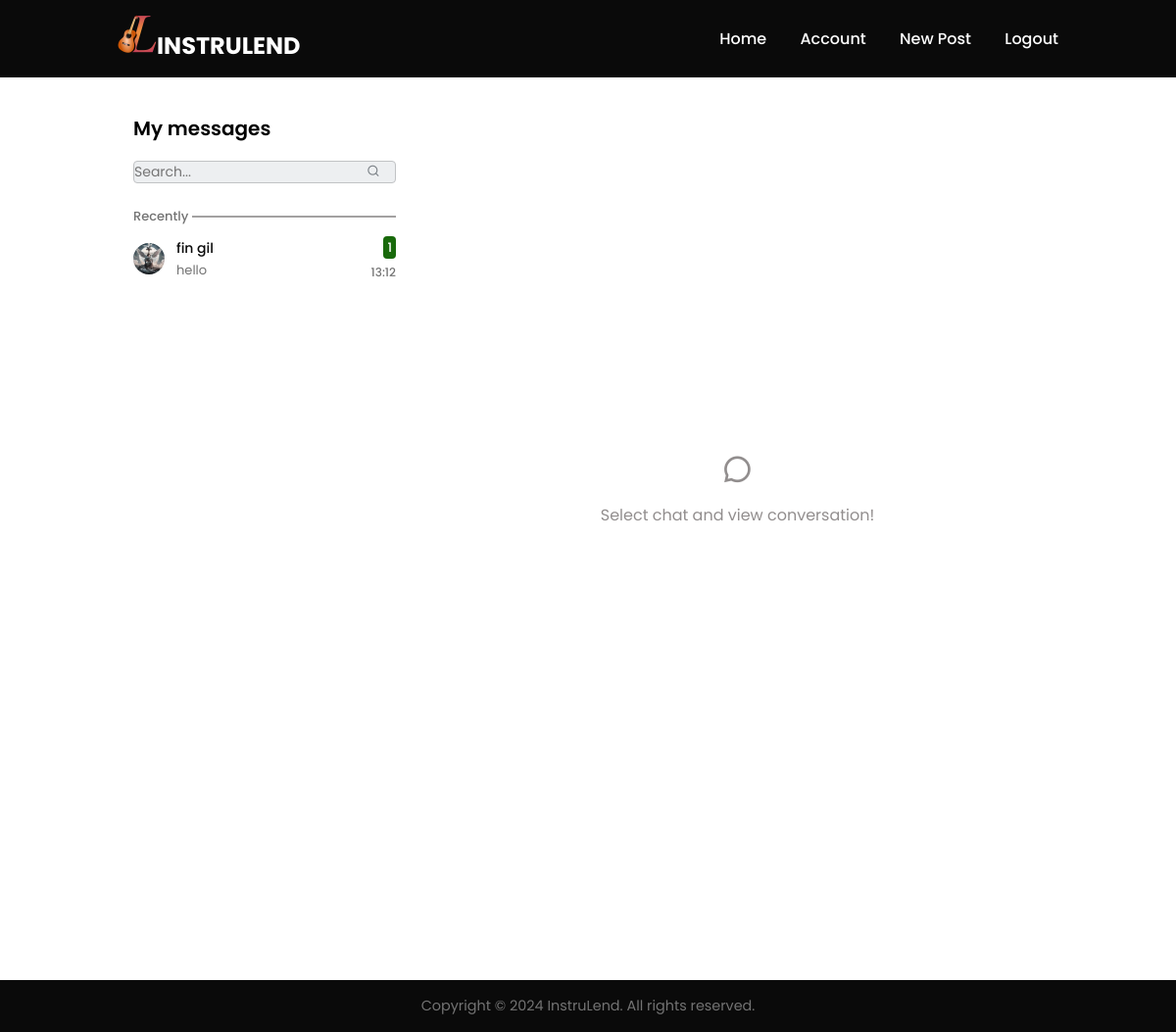
/chats (signed in), run on an earlier commit of the app's database.
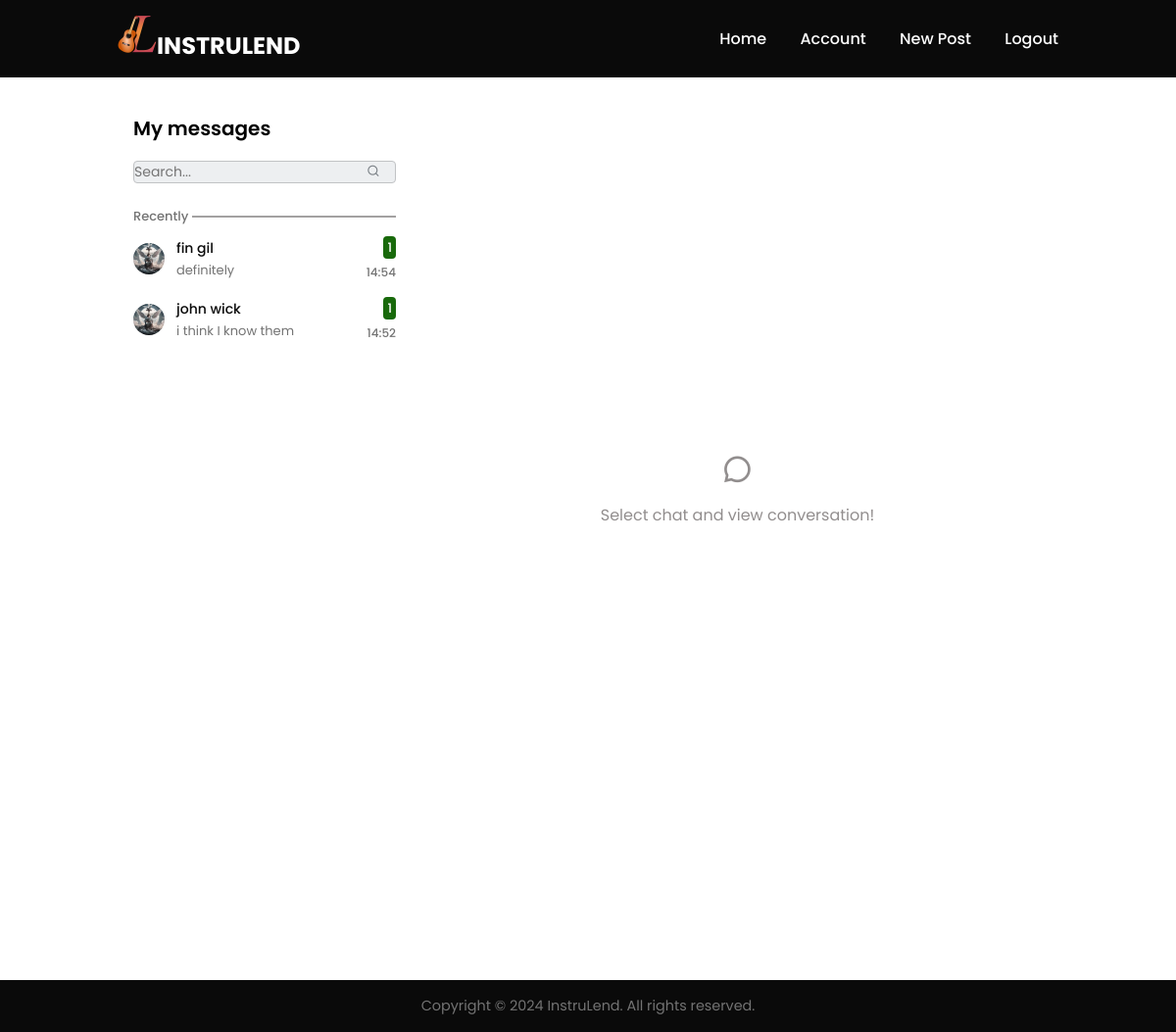
And on a later commit of the database.
### app/models.py (models this page shows, shortened)
class Chat(db.Model):
    id = db.Column(db.String(64), primary_key=True)
    user1_id = db.Column(db.Integer, db.ForeignKey('user.id'), nullable=False)
    user2_id = db.Column(db.Integer, db.ForeignKey('user.id'), nullable=False)
    messages = db.relationship('Message', backref='chat', lazy=True)

class User(db.Model, UserMixin):
    id = db.Column(db.Integer, primary_key=True)
    first_name = db.Column(db.String(100), nullable=False)
    last_name = db.Column(db.String(100), nullable=False)
    email = db.Column(db.String(255), unique=True, nullable=False)
    phone_number = db.Column(db.String(15), unique=True, nullable=False)
    city = db.Column(db.String(50))
    country = db.Column(db.String(10), nullable=False, default='Nigeria')
    password = db.Column(db.String(60), nullable=False)
    verification_number = db.Column(db.String(25), unique=True)
    verified_user = db.Column(db.Boolean, nullable=False, default=False)
    created_at = db.Column(db.DateTime, nullable=False, default=datetime.utcnow)
    image_file = db.Column(db.String(50), nullable=False, default='default.jpg')
    posts = db.relationship('Post', backref='author', lazy=True)
    reviews = db.relationship('Review', backref='author1', lazy=True)
    rented = db.relationship('Agreement', backref='author4', lazy=True)
    expirence = db.relationship('Expirence', backref='author6', lazy=True)
    chats_user1 = db.relationship('Chat', backref='user1', foreign_keys='Chat.user1_id', lazy=True)
    chats_user2 = db.relationship('Chat', backref='user2', foreign_keys='Chat.user2_id', lazy=True)
    message = db.relationship('Message', backref='author7', lazy=True)

class Message(db.Model):
    id = db.Column(db.Integer, primary_key=True)
    chat_id = db.Column(db.String(64), db.ForeignKey('chat.id'), nullable=False)
    user_id = db.Column(db.Integer, db.ForeignKey('user.id'), nullable=False)
    content = db.Column(db.Text)
    timestamp = db.Column(db.DateTime)

### app/routes.py (the view)
@app.route('/chats', methods=['GET', 'POST'])
@login_required
def chats():
    chats = Chat.query.filter(or_(Chat.user1_id == current_user.id, Chat.user2_id == current_user.id)).all()
    chat_messages = {}
    for chat in chats:
        messages = Message.query.filter_by(chat_id=chat.id).all()
        chat_messages[chat.id] = messages
    current_datetime = datetime.now()
    timedelta_class = timedelta
    current_user_id = current_user.id
    return render_template('message.html', chats=chats, chat_messages=chat_messages, current_datetime=current_datetime, timedelta_class=timedelta_class, current_user_id=current_user_id)

### app/models.py (called while the page is built)
@login_manager.user_loader
def load_user(user_id):
    return User.query.get(int(user_id))

### app/templates/message.html (shortened to what this page needs)
{% extends 'base.html' %}
{% block content %}
<div class="chat-section">
    <div class="chat-container">
        <div class="chat-content">
            <div class="content-sidebar">
                <div class="content-sidebar-title">My messages</div>
                <form action="" class="content-sidebar-form">
                    <input type="search" class="content-sidebar-input" placeholder="Search...">
                    <button class="content-sidebar-submit"><i class="ri-search-line"></i></button>
                </form>
                <div class="content-messages">
                    <ul class="content-messages-list">
                        <li class="content-message-title"><span>Recently</span></li>
                        {% for chat in chats %}
                            {% if chat.user1_id == current_user.id %}
                                {% set other_user = chat.user2 %}
                            {% else %}
                                {% set other_user = chat.user1 %}
                            {% endif %}
                            <li>
                                <a href="#" data-conversation="#conversation--{{ chat.id }}">
                                    <img class="content-message-image" src="{{ url_for('static', filename='images/profile_pic/' + other_user.image_file) }}">
                                    <span class="content-message-info">
                                        <span class="content-message-name">{{ other_user.first_name }} {{ other_user.last_name }}</span>
                                        <span class="content-message-text">
                                            {% if chat_messages[chat.id] %}
                                                {{ chat_messages[chat.id][-1].content }}
                                            {% else %}
                                                No messages yet
                                            {% endif %}
                                        </span>
                                    </span>
                                    <span class="content-message-more">
                                        <span class="content-message-unread">1</span>
                                        {% if chat_messages[chat.id] %}
                                            <span class="content-message-time">{{ chat_messages[chat.id][-1].timestamp.strftime('%H:%M') }}</span>
                                        {% endif %}
                                    </span>
                                </a>
                            </li>
                        {% endfor %}
                    </ul>
                </div>
            </div>
            <div class="conversation conversation-default active">
                <i class="ri-chat-3-line"></i>
                <p>Select chat and view conversation!</p>
            </div>
        </div>
    </div>
</div>
{% endblock %}

What changed in the data, as far as the page shows it:
no longer on this page (row unchanged): Message: content "hello", timestamp "13:12"
added Message: content "definitely", timestamp "14:54"
added Chat: image_file (placeholder picture)
added User: first_name "john", last_name "wick"
added Message: content "i think I know them", timestamp "14:52"
